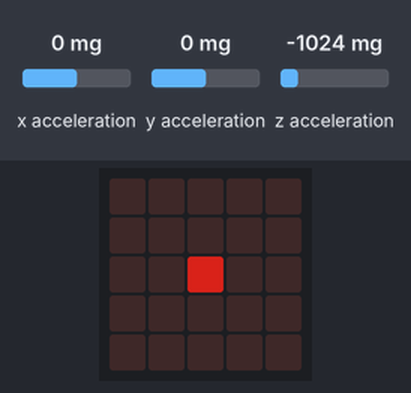
Bench run of a program on a simulated BBC micro:bit running MicroPython. Shown: the board's 5×5 LED display. Inputs (shaded band) come from the test bench; at power-on: x acceleration 0 mg, y acceleration 0 mg, z acceleration -1024 mg. Dim RGB values are drawn brighter than linear.

Above: at 1.2 s.
1.3 s: x acceleration set to 750 mg
At 4.0 s:
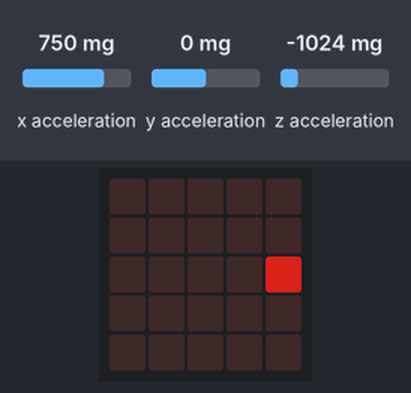
4.5 s: x acceleration set to 1 mg
6.2 s: x acceleration set to -2 mg
At 8.2 s:
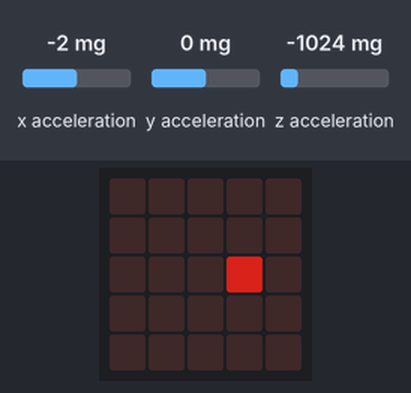
8.5 s: y acceleration set to 750 mg
At 10.8 s:
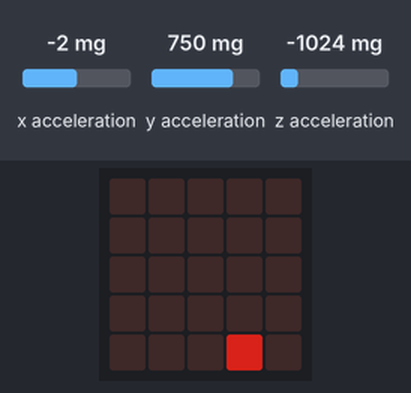
11.5 s: y acceleration set to 1 mg
13.2 s: y acceleration set to -2 mg
At 15.1 s:
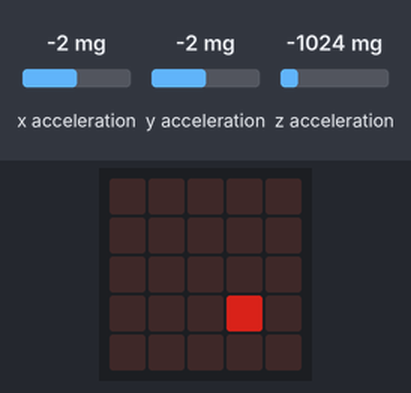
Timing chart, 0 to 16.5 s (numbered marks = the images above; inputs shaded):
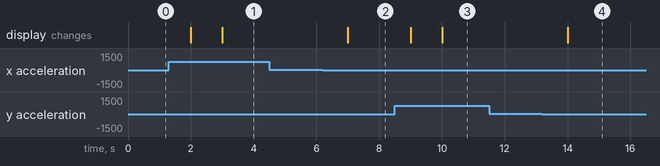

The program:

gravity.py
```python
from microbit import *

x = 2
y = 2
while True:
    (ax,ay,az) = accelerometer.get_values()
    dx = ax / 500
    dy = ay / 500
    display.set_pixel(int(x), int(y), 0)
    x = x + dx
    if x < 0:
        x = 0
    if x > 4:
        x = 4
    y = y + dy
    if y < 0:
        y = 0
    if y > 4:
        y = 4
    display.set_pixel(int(x), int(y), 5)
    sleep(1000)
```

Measured:
- the behaviour switches between 0 and -1 mg on x acceleration (found by bisection; images 1 and 2)
- the behaviour switches between 0 and -1 mg on y acceleration (found by bisection; images 3 and 4)
- after the input at 1.3 s, the display: first changes after 0.70 s (image 1 shows a later state)
- after the input at 4.5 s, every drawn part: stays the same
- after the input at 6.2 s, the display: changes after 0.81 s (image 2)
- after the input at 8.5 s, the display: first changes after 0.51 s (image 3 shows a later state)
- after the input at 11.5 s, every drawn part: stays the same
- after the input at 13.2 s, the display: changes after 0.81 s (image 4)
